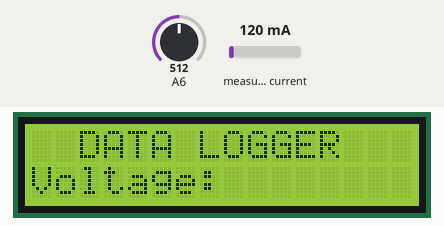
Simulated run of this sketch. Board: Arduino Nano, built with avr-gcc and run on an emulated ATmega328P. Shown: 16×2 character LCD. The test bench sets the inputs (shaded band); at power-on: A6 = 512, measured current 120 mA. Storage starts empty; what the sketch prints to the serial monitor is not drawn.

Above: at 0.54 s.
At 0.9 s:
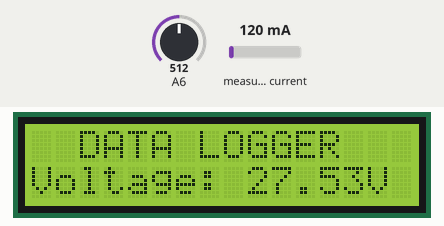
At 1.84 s:
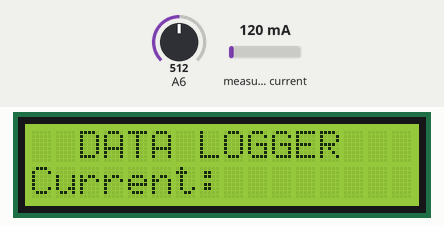
At 2.2 s:
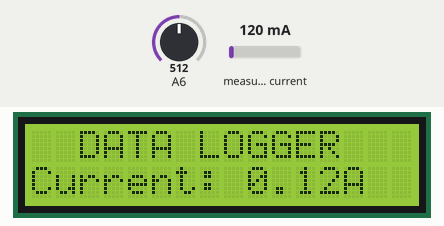
At 3.03 s:
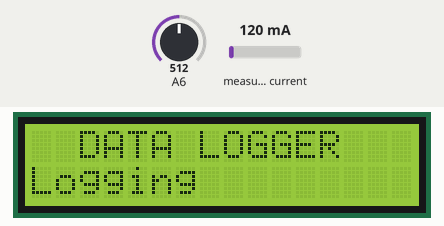
At 29.3 s:
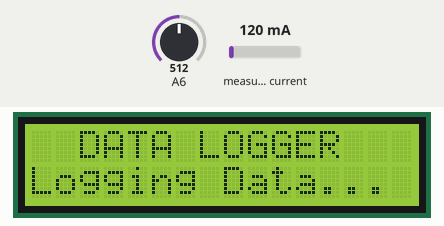

The sketch:

flashing.ino
```cpp
#include <Wire.h>
#include <LiquidCrystal_I2C.h>
#include "ACS712.h"

LiquidCrystal_I2C lcd(0x27, 16, 2);
ACS712  ACS(A1, 5.0, 1023, 100);

#include <SPI.h>
#include <SD.h>

#define cs 10
String buf = "";
String params1 = "api_key=ZVE893GCAYIE1SPT&field1=";
String params2 = "api_key=ZVE893GCAYIE1SPT&field2=";
struct Writer
{
  void init(void)
  {
    lcd.init();
    lcd.backlight();
    lcd.clear();
    lcd.setCursor(0, 0);
    ACS.autoMidPoint();
    lcd.print("  DATA LOGGER   ");
    while (!SD.begin(cs)) {
      write(1, 0, "No or Bad SD :-(", 20);
      delay(1000);
    }
    File dataFile = SD.open("datalog.csv", FILE_WRITE);
    if (dataFile) {
    dataFile.println("VOLTAGE(V),CURRENT(A),POWER(W)");
    dataFile.close();
    Serial.begin(9600);
  }
  }

  void clearRow(byte row)
  {
    lcd.setCursor(0, row);
    lcd.print("                ");
  }
  void write(int row, int col, String message, int Delay)
  {
    clearRow(row);
    lcd.setCursor(col, row);
    for (int i = 0; i < message.length(); i++)
    {
      lcd.setCursor(col + i, row);
      lcd.print(message[i]);
      delay(Delay);
    }
  }

  void log(float param1, float param2, float param3)
  {
    buf = "";
    buf.concat(param1);
    buf.concat(",");
    buf.concat(param2);
    buf.concat(",");
    buf.concat(param3);
    File dataFile = SD.open("datalog.csv", FILE_WRITE);
    if (dataFile) {
    dataFile.println(buf);
    dataFile.close();
    Serial.println(params1+String(param1));
    delay(10000);
    Serial.println(params2+String(param2));
    delay(10000);
  }
  }


}writer;

unsigned long last_millis = 0;

float measureVoltageDC(byte pin, float Max)
{
  float voltage = analogRead(pin);
  voltage = (voltage * Max) / 1023.0;
  return voltage;
}

void setup() {
  writer.init();
}

void loop() {
  float v = measureVoltageDC(A6, 55.0);
  float i = ACS.mA_DC() / 1000;
  float p = v * i;
  writer.write(1, 0, "Voltage: " + String(v) + "V", 50);
  delay(500);
  writer.write(1, 0, "Current: " + String(i) + "A", 50);
  delay(500);
  writer.write(1, 0, "Logging Data... ", 50);
  delay(500);
  if(millis() - last_millis >= 3000)
  {
    writer.log(v, i, p);
    last_millis = millis();
  }
  delay(2000);
}
```

Measured:
- what the display in image 1 shows lasts 0.5 s, from 0.9 s to 1.4 s
